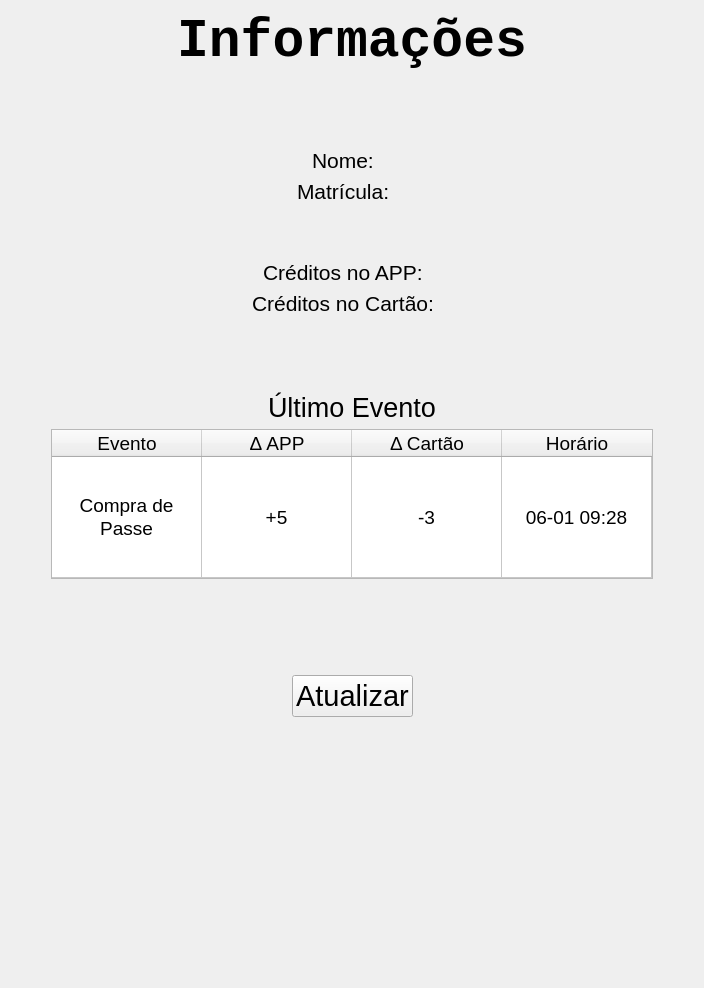
        <widget class="QWidget" name="info">
         <layout class="QVBoxLayout" name="verticalLayout_5">
          <item>
           <layout class="QHBoxLayout" name="horizontalLayout_9">
            <item>
             <spacer name="horizontalSpacer_17">
              <property name="orientation">
               <enum>Qt::Horizontal</enum>
              </property>
              <property name="sizeHint" stdset="0">
               <size>
                <width>20</width>
                <height>20</height>
               </size>
              </property>
             </spacer>
            </item>
            <item>
             <widget class="QLabel" name="labelInfo">
              <property name="sizePolicy">
               <sizepolicy hsizetype="Preferred" vsizetype="Fixed">
                <horstretch>0</horstretch>
                <verstretch>0</verstretch>
               </sizepolicy>
              </property>
              <property name="font">
               <font>
                <family>Lucida Console</family>
                <pointsize>40</pointsize>
                <weight>75</weight>
                <bold>true</bold>
               </font>
              </property>
              <property name="text">
               <string>Informações</string>
              </property>
              <property name="alignment">
               <set>Qt::AlignCenter</set>
              </property>
             </widget>
            </item>
            <item>
             <spacer name="horizontalSpacer_18">
              <property name="orientation">
               <enum>Qt::Horizontal</enum>
              </property>
              <property name="sizeHint" stdset="0">
               <size>
                <width>20</width>
                <height>20</height>
               </size>
              </property>
             </spacer>
            </item>
           </layout>
          </item>
          <item>
           <spacer name="verticalSpacer_18">
            <property name="orientation">
             <enum>Qt::Vertical</enum>
            </property>
            <property name="sizeType">
             <enum>QSizePolicy::Fixed</enum>
            </property>
            <property name="sizeHint" stdset="0">
             <size>
              <width>20</width>
              <height>70</height>
             </size>
            </property>
           </spacer>
          </item>
          <item>
           <layout class="QHBoxLayout" name="horizontalLayout_25">
            <item>
             <spacer name="horizontalSpacer_52">
              <property name="orientation">
               <enum>Qt::Horizontal</enum>
              </property>
              <property name="sizeHint" stdset="0">
               <size>
                <width>40</width>
                <height>20</height>
               </size>
              </property>
             </spacer>
            </item>
            <item>
             <widget class="QLabel" name="info_labelNome">
              <property name="font">
               <font>
                <pointsize>16</pointsize>
               </font>
              </property>
              <property name="text">
               <string>Nome:</string>
              </property>
             </widget>
            </item>
            <item>
             <widget class="QLabel" name="info_labelName">
              <property name="font">
               <font>
                <pointsize>16</pointsize>
               </font>
              </property>
              <property name="text">
               <string/>
              </property>
             </widget>
            </item>
            <item>
             <spacer name="horizontalSpacer_53">
              <property name="orientation">
               <enum>Qt::Horizontal</enum>
              </property>
              <property name="sizeHint" stdset="0">
               <size>
                <width>40</width>
                <height>20</height>
               </size>
              </property>
             </spacer>
            </item>
           </layout>
          </item>
          <item>
           <layout class="QHBoxLayout" name="horizontalLayout_26">
            <item>
             <spacer name="horizontalSpacer_54">
              <property name="orientation">
               <enum>Qt::Horizontal</enum>
              </property>
              <property name="sizeHint" stdset="0">
               <size>
                <width>40</width>
                <height>20</height>
               </size>
              </property>
             </spacer>
            </item>
            <item>
             <widget class="QLabel" name="info_labelMatr">
              <property name="font">
               <font>
                <pointsize>16</pointsize>
               </font>
              </property>
              <property name="text">
               <string>Matrícula:</string>
              </property>
             </widget>
            </item>
            <item>
             <widget class="QLabel" name="info_labelLogin">
              <property name="font">
               <font>
                <pointsize>16</pointsize>
               </font>
              </property>
              <property name="text">
               <string/>
              </property>
             </widget>
            </item>
            <item>
             <spacer name="horizontalSpacer_55">
              <property name="orientation">
               <enum>Qt::Horizontal</enum>
              </property>
              <property name="sizeHint" stdset="0">
               <size>
                <width>40</width>
                <height>20</height>
               </size>
              </property>
             </spacer>
            </item>
           </layout>
          </item>
          <item>
           <spacer name="verticalSpacer_14">
            <property name="orientation">
             <enum>Qt::Vertical</enum>
            </property>
            <property name="sizeType">
             <enum>QSizePolicy::Fixed</enum>
            </property>
            <property name="sizeHint" stdset="0">
             <size>
              <width>20</width>
              <height>50</height>
             </size>
            </property>
           </spacer>
          </item>
          <item>
           <layout class="QHBoxLayout" name="horizontalLayout_27">
            <item>
             <spacer name="horizontalSpacer_56">
              <property name="orientation">
               <enum>Qt::Horizontal</enum>
              </property>
              <property name="sizeHint" stdset="0">
               <size>
                <width>40</width>
                <height>20</height>
               </size>
              </property>
             </spacer>
            </item>
            <item>
             <widget class="QLabel" name="info_labelAPP">
              <property name="font">
               <font>
                <pointsize>16</pointsize>
               </font>
              </property>
              <property name="text">
               <string>Créditos no APP:</string>
              </property>
             </widget>
            </item>
            <item>
             <widget class="QLabel" name="info_labelAPPCred">
              <property name="font">
               <font>
                <pointsize>16</pointsize>
               </font>
              </property>
              <property name="text">
               <string/>
              </property>
             </widget>
            </item>
            <item>
             <spacer name="horizontalSpacer_57">
              <property name="orientation">
               <enum>Qt::Horizontal</enum>
              </property>
              <property name="sizeHint" stdset="0">
               <size>
                <width>40</width>
                <height>20</height>
               </size>
              </property>
             </spacer>
            </item>
           </layout>
          </item>
          <item>
           <layout class="QHBoxLayout" name="horizontalLayout_28">
            <item>
             <spacer name="horizontalSpacer_58">
              <property name="orientation">
               <enum>Qt::Horizontal</enum>
              </property>
              <property name="sizeHint" stdset="0">
               <size>
                <width>40</width>
                <height>20</height>
               </size>
              </property>
             </spacer>
            </item>
            <item>
             <widget class="QLabel" name="info_labelCard">
              <property name="font">
               <font>
                <pointsize>16</pointsize>
               </font>
              </property>
              <property name="text">
               <string>Créditos no Cartão:</string>
              </property>
             </widget>
            </item>
            <item>
             <widget class="QLabel" name="info_labelCardCred">
              <property name="font">
               <font>
                <pointsize>16</pointsize>
               </font>
              </property>
              <property name="text">
               <string/>
              </property>
             </widget>
            </item>
            <item>
             <spacer name="horizontalSpacer_59">
              <property name="orientation">
               <enum>Qt::Horizontal</enum>
              </property>
              <property name="sizeHint" stdset="0">
               <size>
                <width>40</width>
                <height>20</height>
               </size>
              </property>
             </spacer>
            </item>
           </layout>
          </item>
          <item>
           <spacer name="verticalSpacer_15">
            <property name="orientation">
             <enum>Qt::Vertical</enum>
            </property>
            <property name="sizeType">
             <enum>QSizePolicy::Fixed</enum>
            </property>
            <property name="sizeHint" stdset="0">
             <size>
              <width>20</width>
              <height>70</height>
             </size>
            </property>
           </spacer>
          </item>
          <item>
           <layout class="QHBoxLayout" name="horizontalLayout_29">
            <item>
             <spacer name="horizontalSpacer_60">
              <property name="orientation">
               <enum>Qt::Horizontal</enum>
              </property>
              <property name="sizeHint" stdset="0">
               <size>
                <width>40</width>
                <height>20</height>
               </size>
              </property>
             </spacer>
            </item>
            <item>
             <widget class="QLabel" name="info_labelNome_2">
              <property name="font">
               <font>
                <pointsize>20</pointsize>
               </font>
              </property>
              <property name="text">
               <string>Último Evento</string>
              </property>
             </widget>
            </item>
            <item>
             <spacer name="horizontalSpacer_61">
              <property name="orientation">
               <enum>Qt::Horizontal</enum>
              </property>
              <property name="sizeHint" stdset="0">
               <size>
                <width>40</width>
                <height>20</height>
               </size>
              </property>
             </spacer>
            </item>
           </layout>
          </item>
          <item>
           <layout class="QHBoxLayout" name="horizontalLayout_3">
            <item>
             <spacer name="horizontalSpacer_63">
              <property name="orientation">
               <enum>Qt::Horizontal</enum>
              </property>
              <property name="sizeHint" stdset="0">
               <size>
                <width>40</width>
                <height>20</height>
               </size>
              </property>
             </spacer>
            </item>
            <item>
             <widget class="QTableWidget" name="info_tableWidgetLastEvent">
              <property name="enabled">
               <bool>true</bool>
              </property>
              <property name="sizePolicy">
               <sizepolicy hsizetype="Fixed" vsizetype="Preferred">
                <horstretch>0</horstretch>
                <verstretch>0</verstretch>
               </sizepolicy>
              </property>
              <property name="minimumSize">
               <size>
                <width>600</width>
                <height>150</height>
               </size>
              </property>
              <property name="maximumSize">
               <size>
                <width>680</width>
                <height>200</height>
               </size>
              </property>
              <property name="font">
               <font>
                <pointsize>14</pointsize>
               </font>
              </property>
              <property name="layoutDirection">
               <enum>Qt::LeftToRight</enum>
              </property>
              <property name="verticalScrollBarPolicy">
               <enum>Qt::ScrollBarAlwaysOff</enum>
              </property>
              <property name="horizontalScrollBarPolicy">
               <enum>Qt::ScrollBarAlwaysOff</enum>
              </property>
              <property name="sizeAdjustPolicy">
               <enum>QAbstractScrollArea::AdjustToContents</enum>
              </property>
              <property name="editTriggers">
               <set>QAbstractItemView::NoEditTriggers</set>
              </property>
              <property name="alternatingRowColors">
               <bool>true</bool>
              </property>
              <property name="sortingEnabled">
               <bool>false</bool>
              </property>
              <property name="wordWrap">
               <bool>true</bool>
              </property>
              <attribute name="horizontalHeaderCascadingSectionResizes">
               <bool>true</bool>
              </attribute>
              <attribute name="horizontalHeaderDefaultSectionSize">
               <number>150</number>
              </attribute>
              <attribute name="horizontalHeaderMinimumSectionSize">
               <number>100</number>
              </attribute>
              <attribute name="horizontalHeaderShowSortIndicator" stdset="0">
               <bool>false</bool>
              </attribute>
              <attribute name="horizontalHeaderStretchLastSection">
               <bool>false</bool>
              </attribute>
              <attribute name="verticalHeaderVisible">
               <bool>false</bool>
              </attribute>
              <attribute name="verticalHeaderCascadingSectionResizes">
               <bool>true</bool>
              </attribute>
              <attribute name="verticalHeaderDefaultSectionSize">
               <number>10</number>
              </attribute>
              <attribute name="verticalHeaderMinimumSectionSize">
               <number>80</number>
              </attribute>
              <attribute name="verticalHeaderShowSortIndicator" stdset="0">
               <bool>false</bool>
              </attribute>
              <attribute name="verticalHeaderStretchLastSection">
               <bool>true</bool>
              </attribute>
              <row>
               <property name="text">
                <string>Último</string>
               </property>
              </row>
              <column>
               <property name="text">
                <string>Evento</string>
               </property>
               <property name="textAlignment">
                <set>AlignCenter</set>
               </property>
              </column>
              <column>
               <property name="text">
                <string>Δ APP</string>
               </property>
               <property name="textAlignment">
                <set>AlignCenter</set>
               </property>
              </column>
              <column>
               <property name="text">
                <string>Δ Cartão</string>
               </property>
               <property name="textAlignment">
                <set>AlignCenter</set>
               </property>
              </column>
              <column>
               <property name="text">
                <string>Horário</string>
               </property>
               <property name="textAlignment">
                <set>AlignCenter</set>
               </property>
              </column>
              <item row="0" column="0">
               <property name="text">
                <string>Compra de Passe</string>
               </property>
               <property name="textAlignment">
                <set>AlignCenter</set>
               </property>
              </item>
              <item row="0" column="1">
               <property name="text">
                <string>+5</string>
               </property>
               <property name="textAlignment">
                <set>AlignCenter</set>
               </property>
              </item>
              <item row="0" column="2">
               <property name="text">
                <string>-3</string>
               </property>
               <property name="textAlignment">
                <set>AlignCenter</set>
               </property>
              </item>
              <item row="0" column="3">
               <property name="text">
                <string>06-01 09:28</string>
               </property>
               <property name="textAlignment">
                <set>AlignCenter</set>
               </property>
              </item>
             </widget>
            </item>
            <item>
             <spacer name="horizontalSpacer_62">
              <property name="orientation">
               <enum>Qt::Horizontal</enum>
              </property>
              <property name="sizeHint" stdset="0">
               <size>
                <width>40</width>
                <height>20</height>
               </size>
              </property>
             </spacer>
            </item>
           </layout>
          </item>
          <item>
           <spacer name="verticalSpacer_16">
            <property name="orientation">
             <enum>Qt::Vertical</enum>
            </property>
            <property name="sizeType">
             <enum>QSizePolicy::Fixed</enum>
            </property>
            <property name="sizeHint" stdset="0">
             <size>
              <width>20</width>
              <height>90</height>
             </size>
            </property>
           </spacer>
          </item>
          <item>
           <layout class="QHBoxLayout" name="horizontalLayout_4">
            <item>
             <spacer name="horizontalSpacer_64">
              <property name="orientation">
               <enum>Qt::Horizontal</enum>
              </property>
              <property name="sizeHint" stdset="0">
               <size>
                <width>40</width>
                <height>20</height>
               </size>
              </property>
             </spacer>
            </item>
            <item>
             <widget class="QPushButton" name="info_pushButtonRefresh">
              <property name="font">
               <font>
                <pointsize>22</pointsize>
               </font>
              </property>
              <property name="text">
               <string>Atualizar</string>
              </property>
             </widget>
            </item>
            <item>
             <spacer name="horizontalSpacer_65">
              <property name="orientation">
               <enum>Qt::Horizontal</enum>
              </property>
              <property name="sizeHint" stdset="0">
               <size>
                <width>40</width>
                <height>20</height>
               </size>
              </property>
             </spacer>
            </item>
           </layout>
          </item>
          <item>
           <spacer name="verticalSpacer_17">
            <property name="orientation">
             <enum>Qt::Vertical</enum>
            </property>
            <property name="sizeType">
             <enum>QSizePolicy::Expanding</enum>
            </property>
            <property name="sizeHint" stdset="0">
             <size>
              <width>20</width>
              <height>260</height>
             </size>
            </property>
           </spacer>
          </item>
         </layout>
        </widget>
